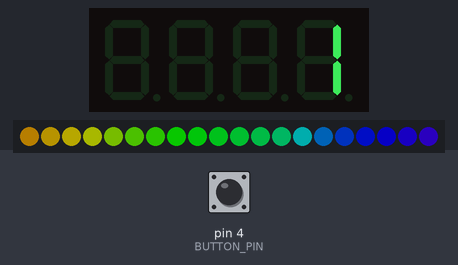
Recording of a sketch running on a simulated Arduino Uno, built with avr-gcc and run on an emulated ATmega328P. Shown: 4-digit seven-segment display, 20 RGB LEDs in strip order, left to right. The inputs (shaded band) are chosen by the test bench; at power-on: pin 4 (BUTTON_PIN) HIGH. Dim RGB values are drawn brighter than linear; random numbers use the default seed unless the sketch sets one; what the sketch prints to the serial monitor is not drawn.

Above: at 1.2 s.
1.3 s: pin 4 (BUTTON_PIN) pulled LOW for 0.15 s
2.0 s: pin 4 (BUTTON_PIN) pulled LOW for 1 s
At 2.2 s:
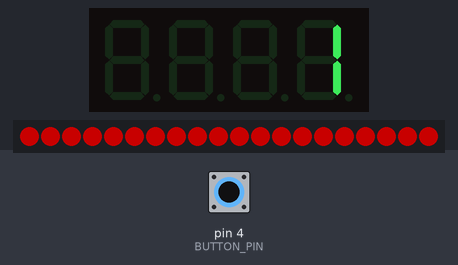
3.6 s: pin 4 (BUTTON_PIN) pulsed LOW 2 times (0.12 s each, 0.3 s apart)
7.2 s: pin 4 (BUTTON_PIN) pulled LOW for 0.15 s
At 8.93 s:
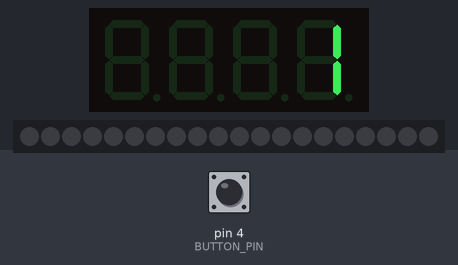
10.9 s: pin 4 (BUTTON_PIN) pulled LOW for 1 s
At 11.5 s:
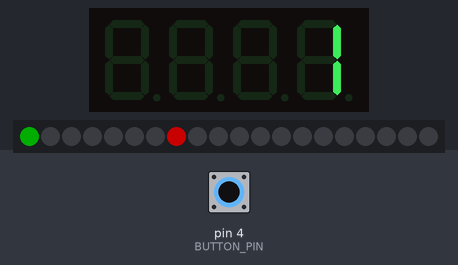
12.5 s: pin 4 (BUTTON_PIN) pulled LOW for 3.2 s
At 14.53 s:
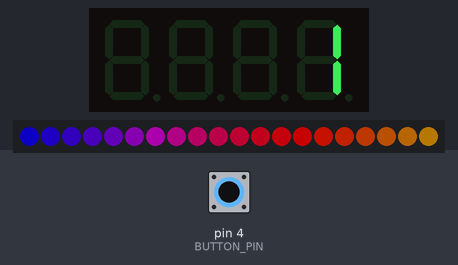

The sketch:

CYCLONE.ino
```cpp
#include <FastLED.h>
#include <TM1637Display.h>

// ==========================================
// CYCLONE - 20 LEVEL CARNIVAL GAME
// Arduino Uno
// ==========================================

// Hardware
#define NUM_LEDS 20
#define DATA_PIN 2
#define BUTTON_PIN 4

#define DISPLAY_CLK 8
#define DISPLAY_DIO 7

// LED configuration
CRGB leds[NUM_LEDS];
TM1637Display display(DISPLAY_CLK, DISPLAY_DIO);

// Game states
enum GameState {
  ATTRACT,
  PLAYING,
  WIN_ANIMATION,
  LOSE_ANIMATION
};

GameState gameState = ATTRACT;

// Game variables
byte level = 1;
byte Position = 0;

byte targets[2] = {0, 0};
bool targetHit[2] = {false, false};

byte targetCount = 1;

unsigned long time_now = 0;
unsigned long rainbowTime = 0;

byte hue = 0;

// ==========================================
// BUTTON DEBOUNCE
// ==========================================

bool buttonPressed() {
  static bool lastReading = HIGH;
  static bool stableState = HIGH;
  static unsigned long debounceTime = 0;

  bool reading = digitalRead(BUTTON_PIN);

  if (reading != lastReading) {
    debounceTime = millis();
    lastReading = reading;
  }

  if (millis() - debounceTime > 25) {
    if (reading != stableState) {
      stableState = reading;

      if (stableState == LOW) {
        return true;
      }
    }
  }

  return false;
}

// ==========================================
// SPEED CONTROL
// ==========================================

unsigned long getSpeed() {
  if (level <= 10) {
    return map(level - 1, 0, 9, 50, 15);
  }

  return map(level - 11, 0, 9, 50, 10);
}

// ==========================================
// DISPLAY
// ==========================================

void updateDisplay() {
  display.showNumberDec(level, false, 2, 2);
}

// ==========================================
// RANDOM POSITION GENERATOR
// ==========================================

byte randomPosition(byte excluded1, byte excluded2) {
  byte result;

  do {
    result = random(NUM_LEDS);
  } while (result == excluded1 || result == excluded2);

  return result;
}

// ==========================================
// START A ROUND
// ==========================================

void startRound() {
  Position = random(NUM_LEDS);

  targetCount = (level <= 10) ? 1 : 2;

  targets[0] = randomPosition(Position, 255);
  targets[1] = 255;

  if (targetCount == 2) {
    targets[1] = randomPosition(Position, targets[0]);
  }

  targetHit[0] = false;
  targetHit[1] = false;

  time_now = millis();

  updateDisplay();

  FastLED.clear();
  FastLED.show();

  gameState = PLAYING;
}

// ==========================================
// DRAW GAME
// ==========================================

void drawGame() {
  FastLED.clear();

  // Draw targets
  for (byte i = 0; i < targetCount; i++) {
    if (!targetHit[i]) {
      leds[targets[i]] = CRGB::Green;
    }
  }

  // Draw moving player
  leds[Position] = CRGB::Red;

  FastLED.show();
}

// ==========================================
// MOVE PLAYER
// ==========================================

void movePlayer() {
  Position++;

  if (Position >= NUM_LEDS) {
    Position = 0;
  }

  drawGame();
}

// ==========================================
// CHECK HIT
// ==========================================

void checkHit() {
  bool hit = false;

  for (byte i = 0; i < targetCount; i++) {
    if (!targetHit[i] && Position == targets[i]) {
      targetHit[i] = true;
      hit = true;
    }
  }

  if (!hit) {
    gameState = LOSE_ANIMATION;
    return;
  }

  bool allTargetsHit = true;

  for (byte i = 0; i < targetCount; i++) {
    if (!targetHit[i]) {
      allTargetsHit = false;
    }
  }

  if (allTargetsHit) {
    gameState = WIN_ANIMATION;
  } else {
    drawGame();
  }
}

// ==========================================
// RAINBOW ATTRACT MODE
// ==========================================

void attractMode() {
  if (millis() - rainbowTime >= 20) {
    rainbowTime = millis();

    fill_rainbow(leds, NUM_LEDS, hue, 7);
    hue++;

    FastLED.show();
  }

  if (buttonPressed()) {
    level = 1;
    startRound();
  }
}

// ==========================================
// GAMEPLAY
// ==========================================

void playGame() {
  if (millis() - time_now >= getSpeed()) {
    time_now = millis();
    movePlayer();
  }

  if (buttonPressed()) {
    checkHit();
  }
}

// ==========================================
// WIN ANIMATION
// ==========================================

void winner() {
  for (byte i = 0; i < 3; i++) {
    fill_solid(leds, NUM_LEDS, CRGB::Green);
    FastLED.show();
    delay(350);

    FastLED.clear();
    FastLED.show();
    delay(250);
  }

  if (level >= 20) {
    level = 1;
    gameState = ATTRACT;
    return;
  }

  level++;
  startRound();
}

// ==========================================
// LOSE ANIMATION
// ==========================================

void loser() {
  for (byte i = 0; i < 3; i++) {
    fill_solid(leds, NUM_LEDS, CRGB::Red);
    FastLED.show();
    delay(350);

    FastLED.clear();
    FastLED.show();
    delay(250);
  }

  level = 1;
  updateDisplay();
  gameState = ATTRACT;
}

// ==========================================
// SETUP
// ==========================================

void setup() {
  FastLED.addLeds<WS2812B, DATA_PIN, GRB>(
    leds, NUM_LEDS
  );

  FastLED.setBrightness(100);

  pinMode(BUTTON_PIN, INPUT_PULLUP);

  display.setBrightness(5);
  display.clear();

  randomSeed(analogRead(A0));

  Serial.begin(9600);
  Serial.println("CYCLONE SYSTEM READY");

  updateDisplay();
}

// ==========================================
// MAIN LOOP
// ==========================================

void loop() {
  switch (gameState) {

    case ATTRACT:
      attractMode();
      break;

    case PLAYING:
      playGame();
      break;

    case WIN_ANIMATION:
      winner();
      break;

    case LOSE_ANIMATION:
      loser();
      break;
  }
}
```
